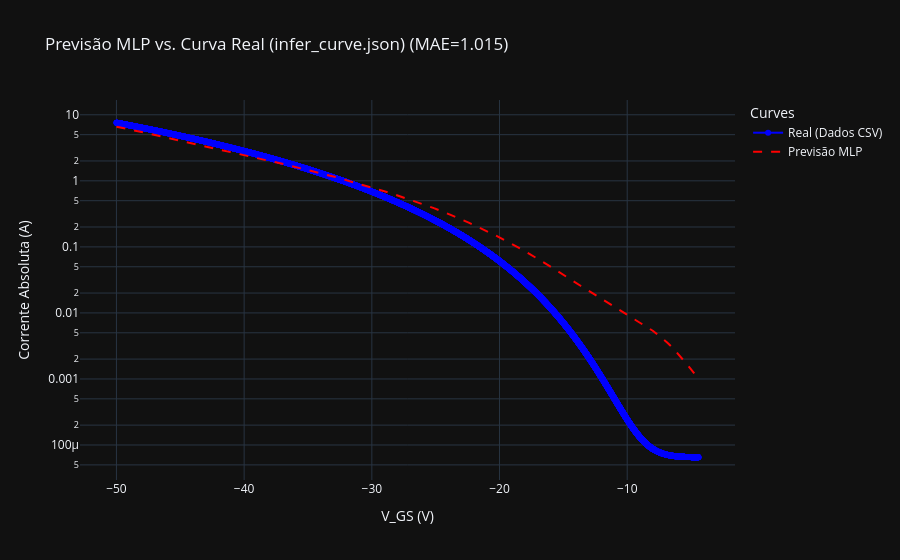

The notebook cell saved with this chart:
### Code cell
plot_curve_comparison(
    V_data=V_real,
    I_real=I_real,  
    V_fixed=v_fixed,
    is_transfer=is_transfer,
    
    # Passando os objetos treinados: (Função de preparo, Modelo, Scaler)
    mlp_model=(prepare_mlp_features, trained_model, feature_scaler, target_scaler), 
    
    yscale="log",  # Escala linear para corrente
    title=f"Previsão MLP vs. Curva Real ({os.path.basename(TEST_CSV_PATH)})"
)

### Figure 1 — Plotly figure (JSON) as saved in the notebook; plotly's stock layout.template omitted (floating-point values rounded to 4 significant figures; data arrays with more than 128 entries replaced by an {"elided": "..."} marker saying what was removed)
{"data": [{"line": {"color": "blue"}, "mode": "lines+markers", "name": "Real (Dados CSV)", "type": "scatter", "x": {"elided": "9999 float values"}, "y": {"elided": "9999 float values"}}, {"line": {"color": "red", "dash": "dash"}, "mode": "lines", "name": "Previsão MLP", "type": "scatter", "x": {"elided": "9999 float values"}, "y": {"elided": "9999 float values"}}], "layout": {"legend": {"title": {"text": "Curves"}}, "title": {"text": "Previsão MLP vs. Curva Real (infer_curve.json) (MAE=1.015)"}, "xaxis": {"title": {"text": "V_GS (V)"}}, "yaxis": {"title": {"text": "Corrente Absoluta (A)"}, "type": "log"}}}
